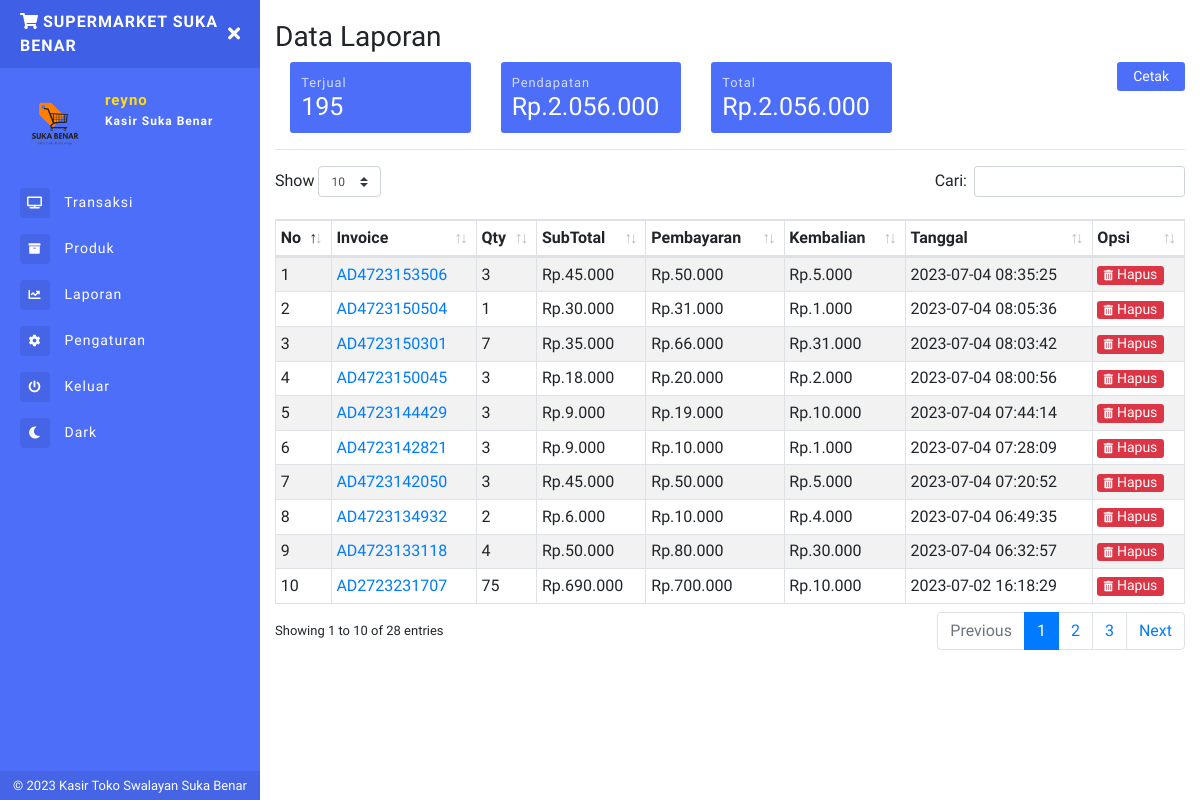
/laporan.php (signed in), run on the app's committed database.
### tables this page shows
CREATE TABLE `inv` (
  `invid` int(11) NOT NULL,
  `invoice` varchar(100) NOT NULL,
  `tgl_inv` timestamp NOT NULL DEFAULT current_timestamp() ON UPDATE current_timestamp(),
  `pembayaran` int(11) NOT NULL,
  `kembalian` int(11) NOT NULL,
  `status` varchar(10) NOT NULL
);

### laporan.php (the view, shortened to what this page needs)
<?php include 'sidebar.php'; ?>
<?php
$i1 = mysqli_fetch_assoc(mysqli_query($conn,"SELECT SUM(qty) as totqty FROM laporan"));
$i3 = mysqli_fetch_assoc(mysqli_query($conn,"SELECT SUM(subtotal-qty*harga_modal) as totdpt1 FROM laporan"));
$i4 = mysqli_fetch_assoc(mysqli_query($conn,"SELECT SUM(subtotal) as isub FROM laporan"));
?>
    <h1 class="h3 mb-2">Data Laporan</h1>
<span class="float-right">
<button type="button" class="btn btn-primary btn-sm px-3"  onclick="document.title='Invoice#<?php echo $noinv ?>';window.print()">
Cetak</button>
</span>
        <div class="row">
            <div class="col-6 col-sm-6 col-md-3 col-lg-3 m-pr-1 m-mb-1">
                <div class="box-laporan">
                    <p class="small mb-0">Terjual</p>
                    <h5 class="mb-0"><?php echo ribuan($i1['totqty']); ?></h5>
                </div>
            </div>
            <div class="col-6 col-sm-6 col-md-3 col-lg-3 m-pl-1 m-mb-1">
                <div class="box-laporan">
                    <p class="small mb-0">Pendapatan</p>
                    <h5 class="mb-0">Rp.<?php echo ribuan($i3['totdpt1']); ?></h5>
                </div>
            </div>
            <div class="col-6 col-sm-6 col-md-3 col-lg-3 m-pl-1">
                <div class="box-laporan">
                    <p class="small mb-0">Total</p>
                    <h5 class="mb-0">Rp.<?php echo ribuan($i4['isub']); ?></h5>
                </div>
            </div>
        </div>
<hr>
<table class="table table-striped table-sm table-bordered dt-responsive nowrap" id="table" width="100%">
<thead>
  <tr>
    <th>No</th>
    <th>Invoice</th>
    <th>Qty</th>
    <th>SubTotal</th>
    <th>Pembayaran</th>
    <th>Kembalian</th>
    <th>Tanggal</th>
    <th>Opsi</th>
  </tr>
</thead>
<tbody>
<?php
    $no = 1;
    $data_laporan = mysqli_query($conn,"SELECT * FROM inv WHERE status='selesai' ORDER BY invid DESC");
    while($d = mysqli_fetch_array($data_laporan)){
      $oninv = $d['invoice'];
        ?>
  <tr>
    <td><?php echo $no++; ?></td>
    <td><a href="invoice.php?detail=<?php echo $oninv ?>"><?php echo $d['invoice']; ?></a></td>
    <td><?php
  $result1 = mysqli_query($conn,"SELECT SUM(qty) AS count FROM laporan WHERE invoice='$oninv'");
  $cekrow = mysqli_num_rows($result1);
  $row1 = mysqli_fetch_assoc($result1);
  $count = $row1['count'];
  if($cekrow > 0){
      echo ribuan($count);
      } else {
          echo '0';
      }?></td>
    <td>Rp.<?php
  $result2 = mysqli_query($conn,"SELECT SUM(subtotal) AS count1 FROM laporan WHERE invoice='$oninv'");
  $cekrow1 = mysqli_num_rows($result2);
  $row2 = mysqli_fetch_assoc($result2);
  $count1 = $row2['count1'];
  if($cekrow1 > 0){
      echo ribuan($count1);
      } else {
          echo '0';
      }?></td>
    <td>Rp.<?php echo ribuan($d['pembayaran']); ?></td>
    <td>Rp.<?php echo ribuan($d['kembalian']); ?></td>
    <td><?php echo $d['tgl_inv']; ?></td>
    <td>
      <form method="post">
        <button type="submit" name="Remove" class="btn btn-danger btn-xs">
          <i class="fas fa-trash-alt fa-xs mr-1"></i>Hapus</button>
      </form>
    </td>
  </tr>
  <?php } ?>
</tbody>
</table>
</div>

### sidebar.php (shortened to what this page needs)
<?php
include "config.php";
  function ribuan ($nilai){
    return number_format ($nilai, 0, ',', '.');
}
$uid = $_SESSION['userid'];
$DataLogin = mysqli_fetch_array(mysqli_query($conn,"SELECT * FROM login WHERE userid='$uid'"));
$username = $DataLogin['username'];
$toko = $DataLogin['toko'];
$logo = $DataLogin['logo'];
?>
<!DOCTYPE html>
<html>
<head>
    <link rel="stylesheet" href="https://maxcdn.bootstrapcdn.com/bootstrap/4.0.0/css/bootstrap.min.css">
    <link href="assets/css/style.css" rel="stylesheet">
    <link href="https://use.fontawesome.com/releases/v5.0.6/css/all.css" rel="stylesheet">
    <link href="assets/vendor/datatables/dataTables.bootstrap4.min.css" rel="stylesheet">
  <link href="assets/vendor/datatables/responsive.bootstrap4.min.css" rel="stylesheet">
</head>
<body>
<div class="page-wrapper chiller-theme toggled">
  <nav id="sidebar" class="sidebar-wrapper">
    <div class="sidebar-content">
      <div class="sidebar-brand">
        <a href="./"><i class="fas fa-shopping-cart mr-1"></i><?php echo $toko ?></a>
        <div id="close-sidebar">
          <i class="fas fa-times"></i>
        </div>
      </div>
      <div class="sidebar-header">
        <div class="user-pic" style="height:70px;width:70px;">
          <img class="img-responsive img-rounded" src="assets/images/<?php echo $logo ?>"
            alt="User picture">
        </div>
        <div class="user-info">
          <span class="user-name"><?php echo $username ?>
          </span>
          <span class="user-role">Kasir Suka Benar</span>
        </div>
      </div>
      <div class="sidebar-menu">
        <ul>
          <li>
            <a href="index.php">
              <i class="fas fa-tv"></i>
              <span>Transaksi</span>
            </a>
          </li>
          <li>
            <a href="produk.php">
            <i class="fas fa-archive"></i>
              <span>Produk</span>
            </a>
          </li>
          <li>
            <a href="laporan.php">
              <i class="fa fa-chart-line"></i>
              <span>Laporan</span>
            </a>
          </li>
          <li>
            <a href="pengaturan.php">
              <i class="fa fa-cog"></i>
              <span>Pengaturan</span>
            </a>
          </li>
          <li>
            <a href="#Exit" data-toggle="modal">
              <i class="fa fa-power-off"></i>
              <span>Keluar</span>
            </a>
          </li>
          <li>
            <a href="" data-toggle="modal">
              <i class="fa fa-moon"></i>
              <span>Dark</span>
            </a>
          </li>
        </ul>
      </div>
    </div>
    <div class="sidebar-footer">
    © 2023 Kasir Toko Swalayan Suka Benar
    </div>
  </nav>
  <main class="page-content">
    <div class="container-fluid">
    <div class="d-block d-sm-block d-md-none d-lg-none py-2"></div>

### data on the page
inv: invoice "AD4723153506", count "3", count1 "45.000", pembayaran "50.000", kembalian "5.000", tgl_inv "2023-07-04 08:35:25"
inv: invoice "AD4723150504", count "1", count1 "30.000", pembayaran "31.000", kembalian "1.000", tgl_inv "2023-07-04 08:05:36"
inv: invoice "AD4723150301", count "7", count1 "35.000", pembayaran "66.000", kembalian "31.000", tgl_inv "2023-07-04 08:03:42"
inv: invoice "AD4723150045", count "3", count1 "18.000", pembayaran "20.000", kembalian "2.000", tgl_inv "2023-07-04 08:00:56"
inv: invoice "AD4723144429", count "3", count1 "9.000", pembayaran "19.000", kembalian "10.000", tgl_inv "2023-07-04 07:44:14"
inv: invoice "AD4723142821", count "3", count1 "9.000", pembayaran "10.000", kembalian "1.000", tgl_inv "2023-07-04 07:28:09"
inv: invoice "AD4723142050", count "3", count1 "45.000", pembayaran "50.000", kembalian "5.000", tgl_inv "2023-07-04 07:20:52"
inv: invoice "AD4723134932", count "2", count1 "6.000", pembayaran "10.000", kembalian "4.000", tgl_inv "2023-07-04 06:49:35"
inv: invoice "AD4723133118", count "4", count1 "50.000", pembayaran "80.000", kembalian "30.000", tgl_inv "2023-07-04 06:32:57"
inv: invoice "AD2723231707", count "75", count1 "690.000", pembayaran "700.000", kembalian "10.000", tgl_inv "2023-07-02 16:18:29"

### other printed values
$toko "SUPERMARKET SUKA BENAR"
$username "reyno"
ribuan($i1['totqty']) "195"
ribuan($i3['totdpt1']) "2.056.000"
ribuan($i4['isub']) "2.056.000"
